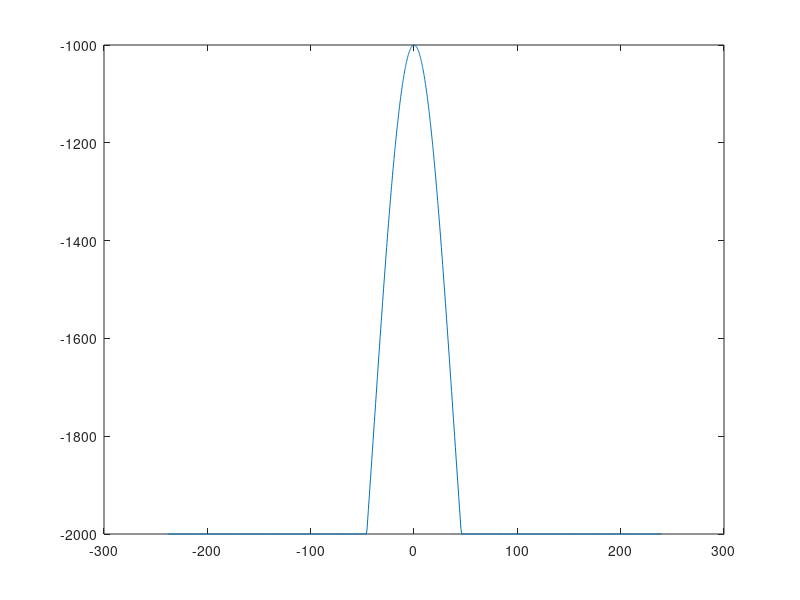
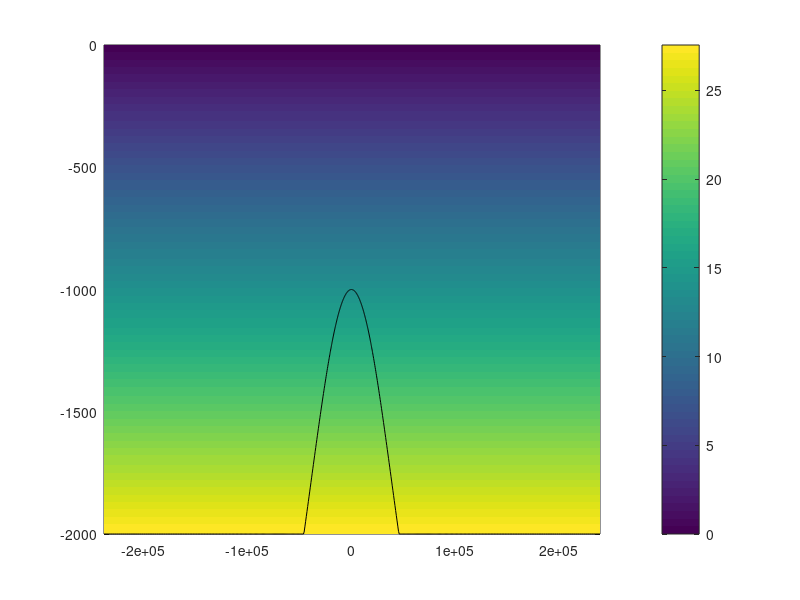

These figures' MATLAB source, in order:
% This is a matlab script that generates the input data
% variable x resolution
clear
transfer = 1;

prec='real*8';
ieee='l';


ny=600;
nx=1;
nz=200; % same as Sonya....

% Nominal depth of model (meters)
H=2000;

Ly = 200*ny;


%% Horizontal resolution (m)
dy = ones(1,ny);
dy(ny/3+[1:ny/3]) = 200;
dy(ny/3*2+[1:ny/3]) = linspace(200,2000,ny/3);
dy(1:ny/3) = linspace(2000,200,ny/3);

y = cumsum(dy);
y = y-mean(y);


z = linspace(-2000,0,nz);
dz = diff(z);

[sprintf('delZ =') sprintf(' %7.6g,',-dz)]


% use N = 5.3e-3
gravity=9.81;
talpha=2.0e-4;

N2 = 5.2e-3.^2;

dT = -dz*N2/gravity/talpha;
Tref = cumsum([0;-dT']);
Tref = flipud(Tref);


[sprintf('Tref =') sprintf(' %8.6g,',Tref)]
t=zeros([nx,ny,nz]);
for k=1:nz
  t(:,:,k) = t(:,:,k) + Tref(k);
end
fid=fopen('../T.init20','w',ieee); fwrite(fid,t,prec); fclose(fid);

%% HOME

fid=fopen('../delYvar','w',ieee); fwrite(fid,dy,prec); fclose(fid);
fid=fopen('../delZvar','w',ieee); fwrite(fid,dz,prec); fclose(fid);

for w = 55
  d = -H*ones(nx,ny);
  d=d+2000*exp(-y.^2/(1000*w).^2)-1000;
  d(d<-2000)=-2000;
  plot(y/1000,d);hold on;
  fid=fopen(sprintf('../topog.w%02d',w),'w',ieee); fwrite(fid,d,prec); fclose(fid);  
end;
% d(d<-1300)=-1300;

figure(2)
clf
pcolor(y,z,squeeze(t)');colorbar;shading flat;hold on
plot(y,d,'k-')


